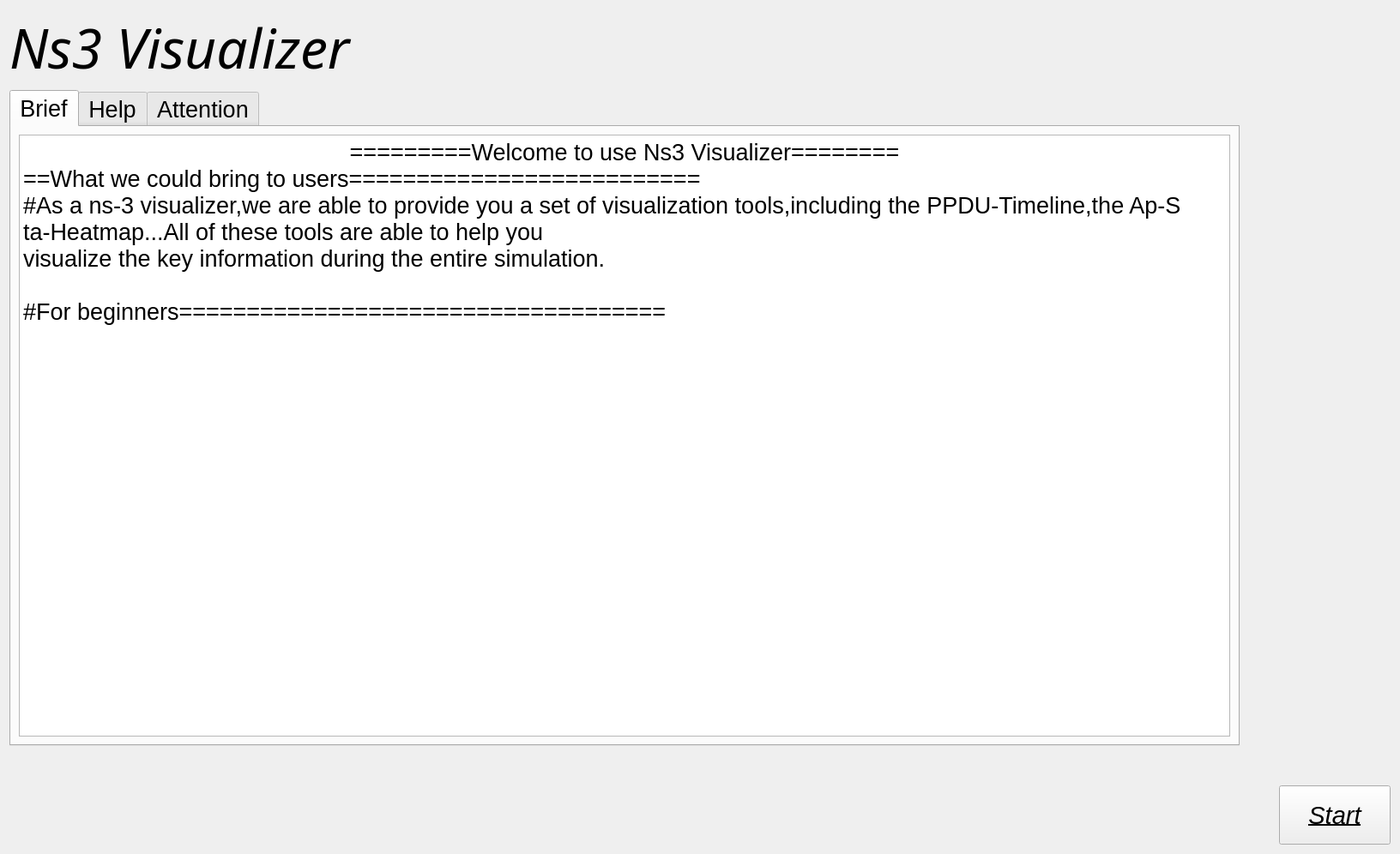
<?xml version="1.0" encoding="UTF-8"?>
<ui version="4.0">
 <class>MainWindow</class>
 <widget class="QWidget" name="MainWindow">
  <property name="geometry">
   <rect>
    <x>0</x>
    <y>0</y>
    <width>1632</width>
    <height>996</height>
   </rect>
  </property>
  <property name="sizePolicy">
   <sizepolicy hsizetype="Expanding" vsizetype="Expanding">
    <horstretch>9</horstretch>
    <verstretch>9</verstretch>
   </sizepolicy>
  </property>
  <property name="focusPolicy">
   <enum>Qt::FocusPolicy::TabFocus</enum>
  </property>
  <property name="windowTitle">
   <string>Ns3 Visualizer</string>
  </property>
  <property name="toolTipDuration">
   <number>2</number>
  </property>
  <layout class="QGridLayout" name="gridLayout">
   <item row="3" column="2">
    <widget class="QPushButton" name="pushButton">
     <property name="sizePolicy">
      <sizepolicy hsizetype="Expanding" vsizetype="Expanding">
       <horstretch>1</horstretch>
       <verstretch>1</verstretch>
      </sizepolicy>
     </property>
     <property name="baseSize">
      <size>
       <width>2</width>
       <height>2</height>
      </size>
     </property>
     <property name="font">
      <font>
       <pointsize>22</pointsize>
       <italic>true</italic>
       <underline>true</underline>
      </font>
     </property>
     <property name="text">
      <string>Start</string>
     </property>
    </widget>
   </item>
   <item row="1" column="1">
    <spacer name="horizontalSpacer_2">
     <property name="orientation">
      <enum>Qt::Orientation::Horizontal</enum>
     </property>
     <property name="sizeHint" stdset="0">
      <size>
       <width>40</width>
       <height>20</height>
      </size>
     </property>
    </spacer>
   </item>
   <item row="1" column="0">
    <widget class="QTabWidget" name="tabWidget">
     <property name="sizePolicy">
      <sizepolicy hsizetype="Preferred" vsizetype="Preferred">
       <horstretch>11</horstretch>
       <verstretch>11</verstretch>
      </sizepolicy>
     </property>
     <property name="font">
      <font>
       <pointsize>20</pointsize>
       <bold>false</bold>
      </font>
     </property>
     <property name="currentIndex">
      <number>0</number>
     </property>
     <widget class="QWidget" name="tab">
      <attribute name="title">
       <string>Brief</string>
      </attribute>
      <layout class="QVBoxLayout" name="verticalLayout">
       <item>
        <widget class="QTextBrowser" name="textBrowser">
         <property name="html">
          <string>&lt;!DOCTYPE HTML PUBLIC &quot;-//W3C//DTD HTML 4.0//EN&quot; &quot;http://www.w3.org/TR/REC-html40/strict.dtd&quot;&gt;
&lt;html&gt;&lt;head&gt;&lt;meta name=&quot;qrichtext&quot; content=&quot;1&quot; /&gt;&lt;meta charset=&quot;utf-8&quot; /&gt;&lt;style type=&quot;text/css&quot;&gt;
p, li { white-space: pre-wrap; }
hr { height: 1px; border-width: 0; }
li.unchecked::marker { content: &quot;\2610&quot;; }
li.checked::marker { content: &quot;\2612&quot;; }
&lt;/style&gt;&lt;/head&gt;&lt;body style=&quot; font-family:'Sans Serif'; font-size:20pt; font-weight:400; font-style:normal;&quot;&gt;
&lt;p align=&quot;center&quot; style=&quot; margin-top:0px; margin-bottom:0px; margin-left:0px; margin-right:0px; -qt-block-indent:0; text-indent:0px;&quot;&gt;=========Welcome to use Ns3 Visualizer========&lt;/p&gt;
&lt;p style=&quot; margin-top:0px; margin-bottom:0px; margin-left:0px; margin-right:0px; -qt-block-indent:0; text-indent:0px;&quot;&gt;==What we could bring to users==========================&lt;/p&gt;
&lt;p style=&quot; margin-top:0px; margin-bottom:0px; margin-left:0px; margin-right:0px; -qt-block-indent:0; text-indent:0px;&quot;&gt;#As a ns-3 visualizer,we are able to provide you a set of visualization tools,including the PPDU-Timeline,the Ap-S&lt;/p&gt;
&lt;p style=&quot; margin-top:0px; margin-bottom:0px; margin-left:0px; margin-right:0px; -qt-block-indent:0; text-indent:0px;&quot;&gt;ta-Heatmap...All of these tools are able to help you &lt;/p&gt;
&lt;p style=&quot; margin-top:0px; margin-bottom:0px; margin-left:0px; margin-right:0px; -qt-block-indent:0; text-indent:0px;&quot;&gt;visualize the key information during the entire simulation.&lt;/p&gt;
&lt;p style=&quot;-qt-paragraph-type:empty; margin-top:0px; margin-bottom:0px; margin-left:0px; margin-right:0px; -qt-block-indent:0; text-indent:0px;&quot;&gt;&lt;br /&gt;&lt;/p&gt;
&lt;p style=&quot; margin-top:0px; margin-bottom:0px; margin-left:0px; margin-right:0px; -qt-block-indent:0; text-indent:0px;&quot;&gt;#For beginners====================================&lt;/p&gt;&lt;/body&gt;&lt;/html&gt;</string>
         </property>
        </widget>
       </item>
      </layout>
     </widget>
     <widget class="QWidget" name="tab_2">
      <attribute name="title">
       <string>Help</string>
      </attribute>
     </widget>
     <widget class="QWidget" name="tab_3">
      <attribute name="title">
       <string>Attention</string>
      </attribute>
     </widget>
    </widget>
   </item>
   <item row="0" column="2">
    <spacer name="verticalSpacer">
     <property name="orientation">
      <enum>Qt::Orientation::Vertical</enum>
     </property>
     <property name="sizeHint" stdset="0">
      <size>
       <width>20</width>
       <height>40</height>
      </size>
     </property>
    </spacer>
   </item>
   <item row="3" column="0">
    <spacer name="horizontalSpacer">
     <property name="orientation">
      <enum>Qt::Orientation::Horizontal</enum>
     </property>
     <property name="sizeHint" stdset="0">
      <size>
       <width>60</width>
       <height>20</height>
      </size>
     </property>
    </spacer>
   </item>
   <item row="0" column="0">
    <widget class="QLabel" name="label">
     <property name="sizePolicy">
      <sizepolicy hsizetype="Expanding" vsizetype="Expanding">
       <horstretch>1</horstretch>
       <verstretch>1</verstretch>
      </sizepolicy>
     </property>
     <property name="maximumSize">
      <size>
       <width>16777197</width>
       <height>16777215</height>
      </size>
     </property>
     <property name="font">
      <font>
       <family>Source Code Pro</family>
       <pointsize>48</pointsize>
       <italic>true</italic>
      </font>
     </property>
     <property name="text">
      <string>Ns3 Visualizer</string>
     </property>
    </widget>
   </item>
   <item row="1" column="2">
    <spacer name="verticalSpacer_2">
     <property name="orientation">
      <enum>Qt::Orientation::Vertical</enum>
     </property>
     <property name="sizeHint" stdset="0">
      <size>
       <width>20</width>
       <height>40</height>
      </size>
     </property>
    </spacer>
   </item>
   <item row="2" column="2">
    <spacer name="verticalSpacer_3">
     <property name="orientation">
      <enum>Qt::Orientation::Vertical</enum>
     </property>
     <property name="sizeHint" stdset="0">
      <size>
       <width>20</width>
       <height>40</height>
      </size>
     </property>
    </spacer>
   </item>
  </layout>
 </widget>
 <resources/>
 <connections/>
</ui>
